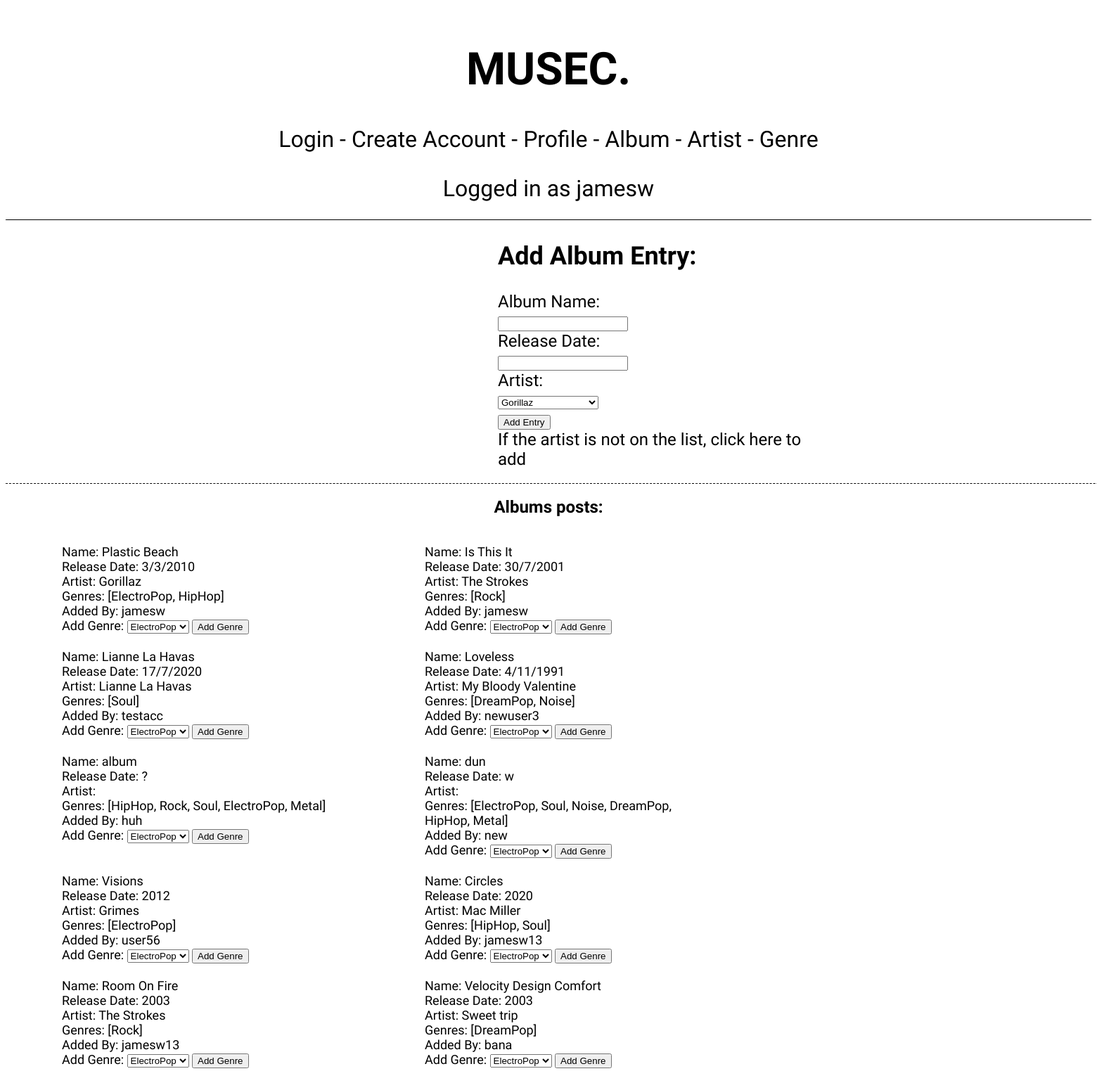
The page /album (signed in) on the database as committed earlier.
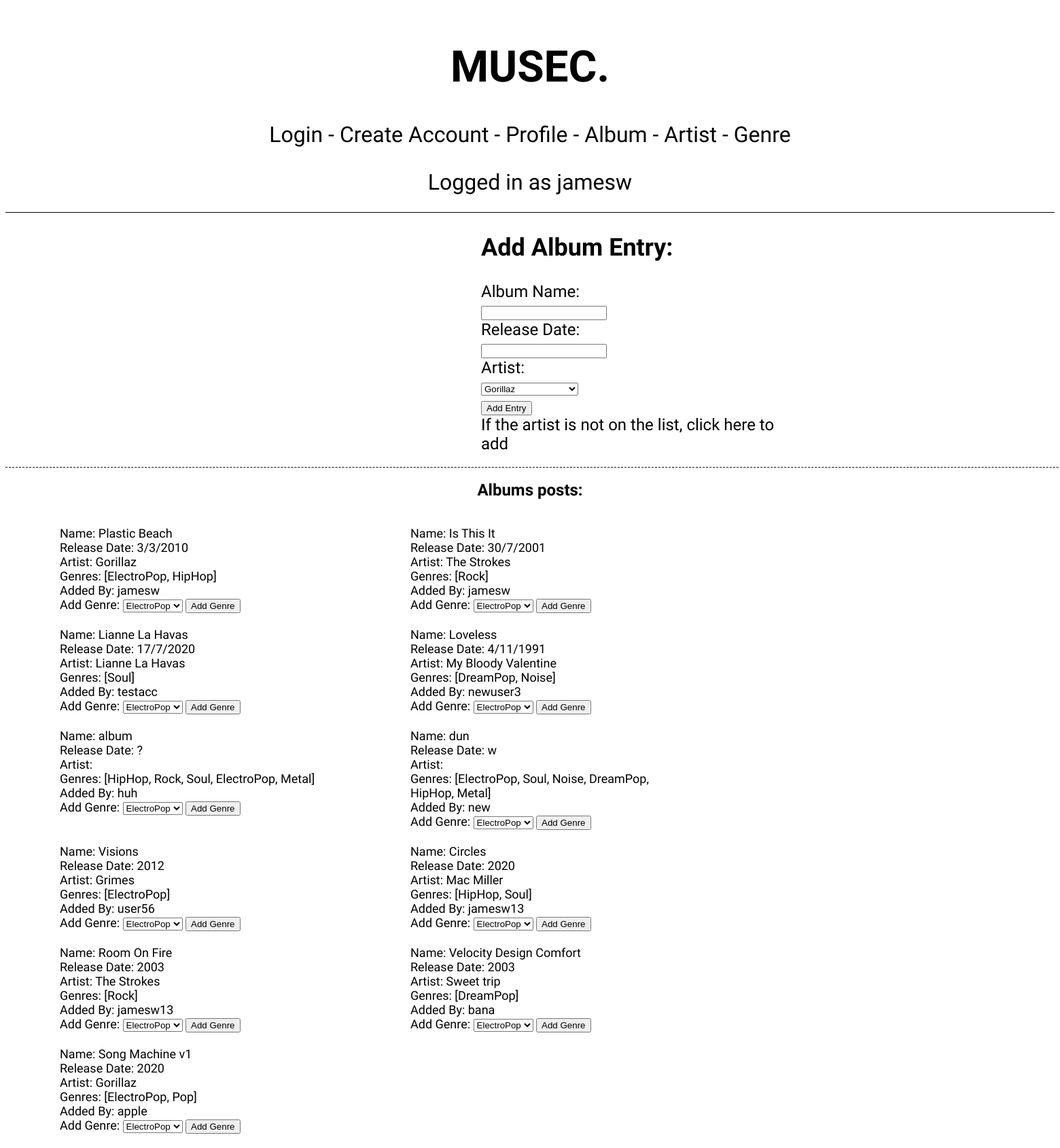
The same page on the database as committed later.
### models.py (models this page shows, shortened)
class Album(db.Model):
    __tablename__ = 'Album'
    id = db.Column(db.Integer, primary_key = True)
    name = db.Column(db.String())
    coverArt = db.Column(db.String())
    releaseDate = db.Column(db.Integer())
    addedBy = db.Column(db.Integer, db.ForeignKey('User.id'))
    artist = db.Column(db.Integer, db.ForeignKey('Artist.id'))
    genres = db.relationship('Genre', secondary=AlbumGenres, back_populates='albums')
    artistName = db.relationship('Artist', backref='Album')
    user_name = db.relationship('User', backref='Album')

class Artist(db.Model):
    __tablename__ = 'Artist'
    id = db.Column(db.Integer, primary_key = True)
    name = db.Column(db.String())
    photo = db.Column(db.String())
    description = db.Column(db.String())
    activeYears = db.Column(db.String())
    addedBy = db.Column(db.Integer, db.ForeignKey('User.id'))
    albums = db.relationship('Album', backref='Artist')
    user_name = db.relationship('User', backref='Artist')

class Genre(db.Model):
    __tablename__ = 'Genre'
    id = db.Column(db.Integer, primary_key = True)
    name = db.Column(db.String())
    description = db.Column(db.String())
    addedBy = db.Column(db.Integer, db.ForeignKey('User.id'))
    albums = db.relationship('Album', secondary=AlbumGenres, back_populates='genres')
    user_name = db.relationship('User', backref='Genre')
    def __repr__(self):
        return self.name

class User(db.Model):
    __tablename__ = 'User'
    id = db.Column(db.Integer, primary_key = True)
    username = db.Column(db.String())
    password = db.Column(db.String())
    def __repr__(self):
        return self.username

### main.py (the view, shortened to what this page needs)
@app.route('/album', methods=['POST', 'GET'])
def album():
    if 'logged_in' not in session:
        return redirect(url_for('create_account'))
    elif 'logged_in' in session:
        user_info = session['logged_in']
        user_id = user_info
        username = models.User.query.filter_by(id=user_id).first_or_404()
    artist_form = SelectArtist()
    artists = models.Artist.query.all()
    artist_form.artists.choices = [
        (artist.id, artist.name) for artist in artists]
    genre_form = SelectGenre()
    genres = models.Genre.query.all()
    genre_form.genre.choices = [(genre.id, genre.name) for genre in genres]
    all_albums = models.Album.query.all()
    return render_template(
        'album.html',
        username=username,
        allAlbums=all_albums,
        artist_form=artist_form,
        genre_form=genre_form)

### main.py
class SelectArtist(FlaskForm):
    artists = SelectField('Artist', validators=[DataRequired()], coerce=int)

class SelectGenre(FlaskForm):
    genre = SelectField('Genre', validators=[DataRequired()], coerce=int)

### templates/album.html (shortened to what this page needs)
{% include 'header.html'%}
<div id='add_entry'>
    <h2>Add Album Entry:</h2>
    <form action = '/album' method='POST' enctype="multipart/form-data">
        <label for = 'album_name'>Album Name:</label><br>
        <input type = 'text' name='album_name'><br>
        <label for = 'release_date'>Release Date:</label><br>
        <input type = 'text' name='release_date'><br>
        Artist:<br>
        {{artist_form.artists}}<br>
        <input type = 'submit' value = 'Add Entry'>
    </form>
    <a href='/artist'>If the artist is not on the list, click here to add</a>
</div>
<div id='post_style'>
    <h2>Albums posts:</h2><br>
    {% for album in allAlbums %}
    <div id='posts'>
        Name: {{album.name}}<br>
        Release Date: {{album.releaseDate}}<br>
        Artist: {{album.artistName.name}}<br>
        Genres: {{album.genres}}<br>
        Added By: {{album.user_name.username}}
        <form action='/album' method='POST' enctype="multipart/form-data">
            Add Genre:
            {{genre_form.genre}}
            <input type = 'submit' value = 'Add Genre'>
        </form><br>
    </div>
    {% endfor %}
</div>

Rows that differ between the two databases and show on the page:
added Album: name "Song Machine v1", releaseDate "2020", artistName.name "Gorillaz", genres "[ElectroPop, Pop]", user_name.username "apple"
